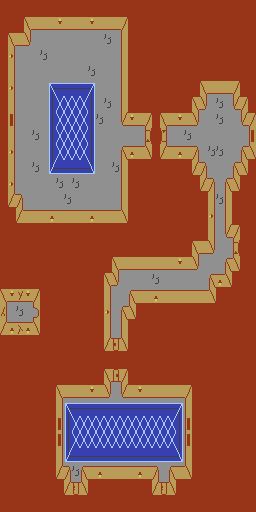

A 2D game scene composited from a Tiled map and its tileset images. What follows is a short description and the map's XML, with each tile layer's data collapsed to a summary:
An orthogonal 32x32 tile map with 8x16 px tiles, 2 tile layers (Ground, Detail), 2 tilesets and 6 objects (3x Sprite, West Door, East Door, Secret Tunnel).

<map version="1.8" tiledversion="1.8.2" orientation="orthogonal" renderorder="right-down" width="32" height="32" tilewidth="8" tileheight="16" infinite="0" nextlayerid="4" nextobjectid="22">
 <tileset firstgid="1" source="IndoorTiles.tsx" />
 <tileset firstgid="129" source="IndoorSprites.tsx" />
 <layer id="1" name="Ground" width="32" height="32">
  <properties>
   <property name="Ground" type="bool" value="true" />
  </properties>
  <data>[1024 cells, 1024 non-empty, 37 distinct tile ids]</data>
 </layer>
 <layer id="2" name="Detail" width="32" height="32">
  <properties>
   <property name="Detail" type="bool" value="true" />
  </properties>
  <data>[1024 cells, 20 non-empty, 9 distinct tile ids]</data>
 </layer>
 <objectgroup id="3" name="Objects">
  <object id="1" name="East Statue" type="Sprite" gid="129" x="144" y="400" width="8" height="16" />
  <object id="2" name="West Statue" type="Sprite" gid="129" x="80" y="400" width="8" height="16" />
  <object id="3" name="Hall Statue" type="Sprite" gid="129" x="216" y="96" width="8" height="16" />
  <object id="19" name="West Door" x="76" y="488">
   <properties>
    <property name="Entrance" value="WestDoor" />
    <property name="Exit" value="Atsirav/TownHallWestDoor" />
   </properties>
   <point />
  </object>
  <object id="20" name="East Door" x="164" y="488">
   <properties>
    <property name="Entrance" value="EastDoor" />
    <property name="Exit" value="Atsirav/TownHallEastDoor" />
   </properties>
   <point />
  </object>
  <object id="21" name="Secret Tunnel" x="106" y="312">
   <properties>
    <property name="Wall" type="bool" value="false" />
   </properties>
   <point />
  </object>
 </objectgroup>
</map>